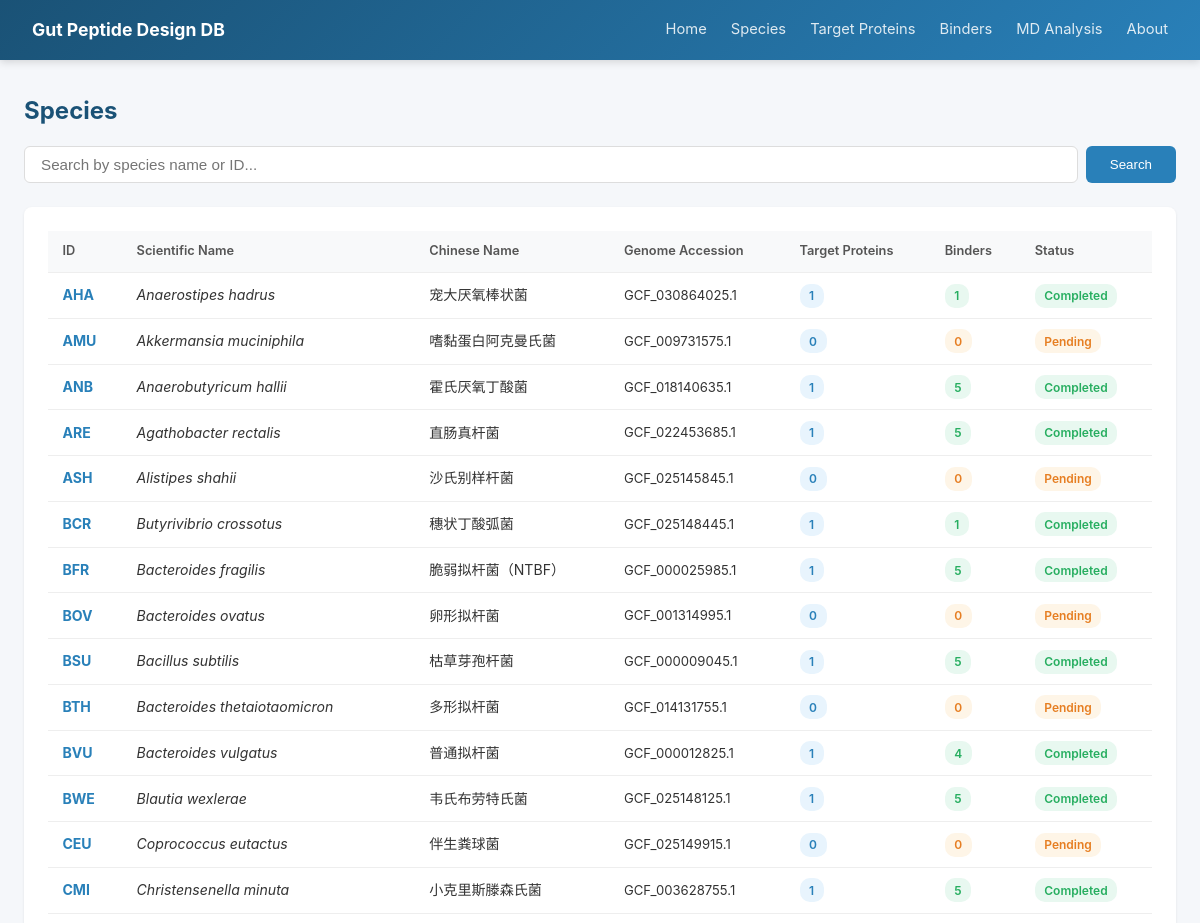
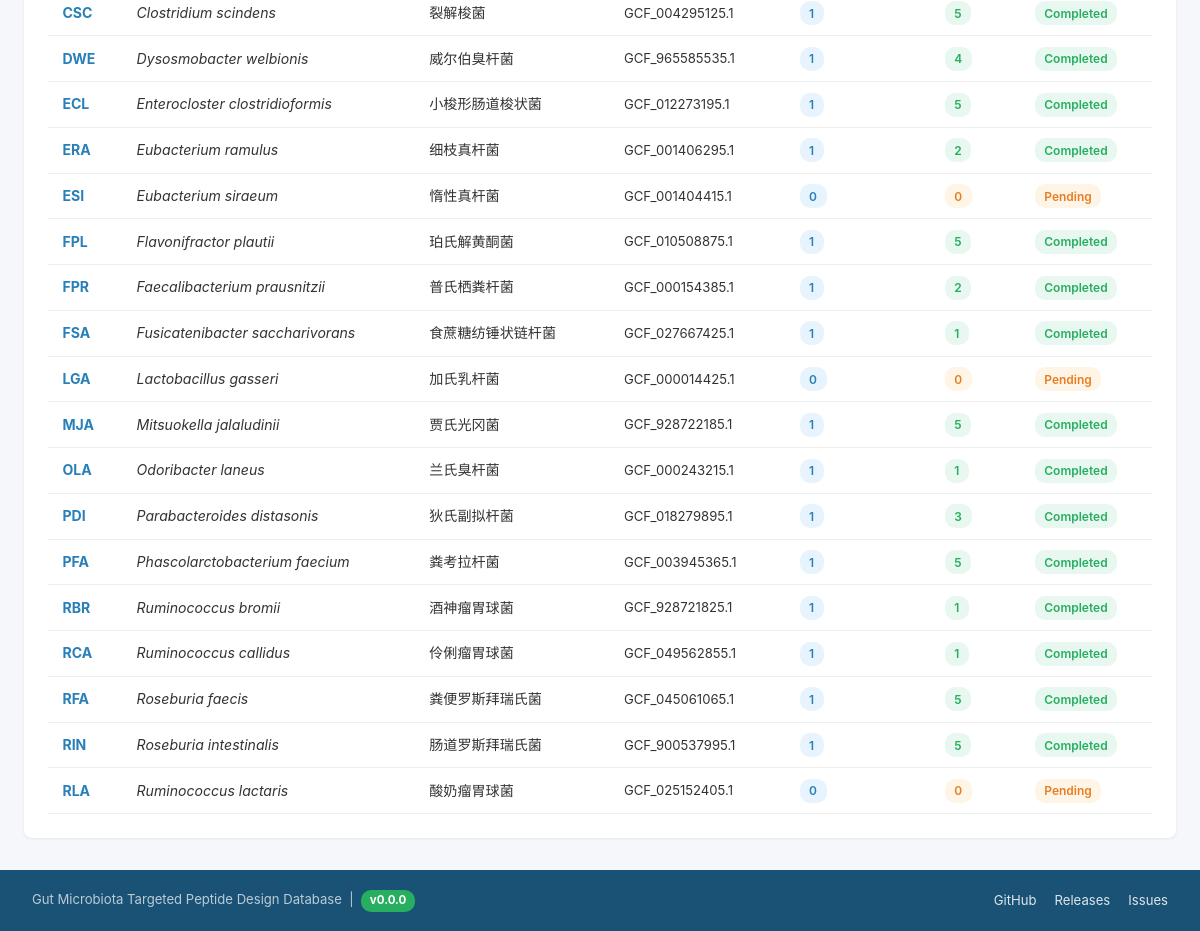
Screenshot of /species with the database file from the repository (2 pictures, top to bottom).
### tables this page shows
CREATE TABLE Species (
        Species_ID      TEXT PRIMARY KEY,
        Scientific_Name TEXT NOT NULL,
        Chinese_Name    TEXT,
        Taxonomy_ID     INTEGER,
        Genome_Accession TEXT,
        Proteome_Source TEXT,
        Notes           TEXT
    );

### app.py (the view)
@app.route('/species')
def species_list():
    db = get_db()
    q = request.args.get('q', '')
    if q:
        rows = db.execute("""
            SELECT s.*,
                   (SELECT COUNT(*) FROM Target_Protein p WHERE p.Species_ID=s.Species_ID) as protein_cnt,
                   (SELECT COUNT(*) FROM Binder b WHERE b.Species_ID=s.Species_ID) as binder_cnt
            FROM Species s WHERE s.Scientific_Name LIKE ? OR s.Chinese_Name LIKE ? OR s.Species_ID LIKE ?
            ORDER BY s.Species_ID
        """, (f'%{q}%',f'%{q}%',f'%{q}%')).fetchall()
    else:
        rows = db.execute("""
            SELECT s.*,
                   (SELECT COUNT(*) FROM Target_Protein p WHERE p.Species_ID=s.Species_ID) as protein_cnt,
                   (SELECT COUNT(*) FROM Binder b WHERE b.Species_ID=s.Species_ID) as binder_cnt
            FROM Species s ORDER BY s.Species_ID
        """).fetchall()
    return render_template('species.html', species=rows, q=q)

### app.py (called while the page is built)
@app.context_processor
def inject_meta():
    return {'DB_VERSION': DB_VERSION, 'REPO_URL': REPO_URL}

def get_db():
    if 'db' not in g:
        g.db = sqlite3.connect(DB_PATH)
        g.db.row_factory = sqlite3.Row
    return g.db

### templates/species.html (shortened to what this page needs)
{% extends "base.html" %}
{% block content %}
<h1>Species</h1>
<div class="search-box">
    <form method="GET" action="/species" style="display:flex; gap:.5rem; width:100%;">
        <input type="text" name="q" value="{{ q }}" placeholder="Search by species name or ID...">
        <button type="submit">Search</button>
    </form>
</div>
<div class="card">
    <table>
        <thead><tr><th>ID</th><th>Scientific Name</th><th>Chinese Name</th><th>Genome Accession</th><th>Target Proteins</th><th>Binders</th><th>Status</th></tr></thead>
        <tbody>
            {% for s in species %}
            <tr>
                <td><a href="/species/{{ s.Species_ID }}"><strong>{{ s.Species_ID }}</strong></a></td>
                <td><em>{{ s.Scientific_Name }}</em></td>
                <td>{{ s.Chinese_Name }}</td>
                <td style="font-size:.82rem;">{{ s.Genome_Accession }}</td>
                <td><span class="badge badge-blue">{{ s.protein_cnt }}</span></td>
                <td>{% if s.binder_cnt > 0 %}<span class="badge badge-green">{{ s.binder_cnt }}</span>{% else %}<span class="badge badge-orange">0</span>{% endif %}</td>
                <td>{% if s.binder_cnt > 0 %}<span class="badge badge-green">Completed</span>{% else %}<span class="badge badge-orange">Pending</span>{% endif %}</td>
            </tr>
            {% endfor %}
        </tbody>
    </table>
</div>
{% endblock %}

### templates/base.html (style rules this page uses)
* { margin:0; padding:0; box-sizing:border-box; }
body { font-family:-apple-system,BlinkMacSystemFont,"Segoe UI","PingFang SC","Microsoft YaHei",sans-serif; background:#f5f7fa; color:#333; line-height:1.6; }
.card { background:white; border-radius:8px; box-shadow:0 1px 3px rgba(0,0,0,.08); padding:1.5rem; margin-bottom:1.5rem; }
table { width:100%; border-collapse:collapse; font-size:.88rem; }
th,td { padding:.65rem .9rem; text-align:left; border-bottom:1px solid #eee; }
th { background:#f8f9fa; font-weight:600; color:#555; font-size:.8rem; }
.search-box { display:flex; gap:.5rem; margin-bottom:1.5rem; }
.search-box input { flex:1; padding:.55rem 1rem; border:1px solid #ddd; border-radius:6px; font-size:.95rem; }
.search-box button { padding:.55rem 1.5rem; background:#2980b9; color:white; border:none; border-radius:6px; cursor:pointer; }
.badge { display:inline-block; padding:.15rem .6rem; border-radius:10px; font-size:.75rem; font-weight:600; }
.badge-blue { background:#e8f4fd; color:#2980b9; }
.badge-green { background:#e8f8f0; color:#27ae60; }
.badge-orange { background:#fef5e7; color:#e67e22; }
h1 { font-size:1.5rem; margin-bottom:1rem; color:#1a5276; }
a { color:#2980b9; text-decoration:none; }

### rows the page displays
Species: Species_ID "AHA", Scientific_Name "Anaerostipes hadrus", Chinese_Name "宠大厌氧棒状菌", Genome_Accession "GCF_030864025.1", protein_cnt "1", binder_cnt "1", shows "Completed"
Species: Species_ID "AMU", Scientific_Name "Akkermansia muciniphila", Chinese_Name "嗜黏蛋白阿克曼氏菌", Genome_Accession "GCF_009731575.1", protein_cnt "0", shows "Pending"
Species: Species_ID "ANB", Scientific_Name "Anaerobutyricum hallii", Chinese_Name "霍氏厌氧丁酸菌", Genome_Accession "GCF_018140635.1", protein_cnt "1", binder_cnt "5", shows "Completed"
Species: Species_ID "ARE", Scientific_Name "Agathobacter rectalis", Chinese_Name "直肠真杆菌", Genome_Accession "GCF_022453685.1", protein_cnt "1", binder_cnt "5", shows "Completed"
Species: Species_ID "ASH", Scientific_Name "Alistipes shahii", Chinese_Name "沙氏别样杆菌", Genome_Accession "GCF_025145845.1", protein_cnt "0", shows "Pending"
Species: Species_ID "BCR", Scientific_Name "Butyrivibrio crossotus", Chinese_Name "穗状丁酸弧菌", Genome_Accession "GCF_025148445.1", protein_cnt "1", binder_cnt "1", shows "Completed"
Species: Species_ID "BFR", Scientific_Name "Bacteroides fragilis", Chinese_Name "脆弱拟杆菌（NTBF）", Genome_Accession "GCF_000025985.1", protein_cnt "1", binder_cnt "5", shows "Completed"
Species: Species_ID "BOV", Scientific_Name "Bacteroides ovatus", Chinese_Name "卵形拟杆菌", Genome_Accession "GCF_001314995.1", protein_cnt "0", shows "Pending"
Species: Species_ID "BSU", Scientific_Name "Bacillus subtilis", Chinese_Name "枯草芽孢杆菌", Genome_Accession "GCF_000009045.1", protein_cnt "1", binder_cnt "5", shows "Completed"
Species: Species_ID "BTH", Scientific_Name "Bacteroides thetaiotaomicron", Chinese_Name "多形拟杆菌", Genome_Accession "GCF_014131755.1", protein_cnt "0", shows "Pending"
Species: Species_ID "BVU", Scientific_Name "Bacteroides vulgatus", Chinese_Name "普通拟杆菌", Genome_Accession "GCF_000012825.1", protein_cnt "1", binder_cnt "4", shows "Completed"
Species: Species_ID "BWE", Scientific_Name "Blautia wexlerae", Chinese_Name "韦氏布劳特氏菌", Genome_Accession "GCF_025148125.1", protein_cnt "1", binder_cnt "5", shows "Completed"
Species: Species_ID "CEU", Scientific_Name "Coprococcus eutactus", Chinese_Name "伴生粪球菌", Genome_Accession "GCF_025149915.1", protein_cnt "0", shows "Pending"
Species: Species_ID "CMI", Scientific_Name "Christensenella minuta", Chinese_Name "小克里斯滕森氏菌", Genome_Accession "GCF_003628755.1", protein_cnt "1", binder_cnt "5", shows "Completed"
Species: Species_ID "CSC", Scientific_Name "Clostridium scindens", Chinese_Name "裂解梭菌", Genome_Accession "GCF_004295125.1", protein_cnt "1", binder_cnt "5", shows "Completed"
Species: Species_ID "DWE", Scientific_Name "Dysosmobacter welbionis", Chinese_Name "威尔伯臭杆菌", Genome_Accession "GCF_965585535.1", protein_cnt "1", binder_cnt "4", shows "Completed"
Species: Species_ID "ECL", Scientific_Name "Enterocloster clostridioformis", Chinese_Name "小梭形肠道梭状菌", Genome_Accession "GCF_012273195.1", protein_cnt "1", binder_cnt "5", shows "Completed"
Species: Species_ID "ERA", Scientific_Name "Eubacterium ramulus", Chinese_Name "细枝真杆菌", Genome_Accession "GCF_001406295.1", protein_cnt "1", binder_cnt "2", shows "Completed"
Species: Species_ID "ESI", Scientific_Name "Eubacterium siraeum", Chinese_Name "惰性真杆菌", Genome_Accession "GCF_001404415.1", protein_cnt "0", shows "Pending"
Species: Species_ID "FPL", Scientific_Name "Flavonifractor plautii", Chinese_Name "珀氏解黄酮菌", Genome_Accession "GCF_010508875.1", protein_cnt "1", binder_cnt "5", shows "Completed"
Species: Species_ID "FPR", Scientific_Name "Faecalibacterium prausnitzii", Chinese_Name "普氏栖粪杆菌", Genome_Accession "GCF_000154385.1", protein_cnt "1", binder_cnt "2", shows "Completed"
Species: Species_ID "FSA", Scientific_Name "Fusicatenibacter saccharivorans", Chinese_Name "食蔗糖纺锤状链杆菌", Genome_Accession "GCF_027667425.1", protein_cnt "1", binder_cnt "1", shows "Completed"
Species: Species_ID "LGA", Scientific_Name "Lactobacillus gasseri", Chinese_Name "加氏乳杆菌", Genome_Accession "GCF_000014425.1", protein_cnt "0", shows "Pending"
Species: Species_ID "MJA", Scientific_Name "Mitsuokella jalaludinii", Chinese_Name "贾氏光冈菌", Genome_Accession "GCF_928722185.1", protein_cnt "1", binder_cnt "5", shows "Completed"
Species: Species_ID "OLA", Scientific_Name "Odoribacter laneus", Chinese_Name "兰氏臭杆菌", Genome_Accession "GCF_000243215.1", protein_cnt "1", binder_cnt "1", shows "Completed"
Species: Species_ID "PDI", Scientific_Name "Parabacteroides distasonis", Chinese_Name "狄氏副拟杆菌", Genome_Accession "GCF_018279895.1", protein_cnt "1", binder_cnt "3", shows "Completed"
Species: Species_ID "PFA", Scientific_Name "Phascolarctobacterium faecium", Chinese_Name "粪考拉杆菌", Genome_Accession "GCF_003945365.1", protein_cnt "1", binder_cnt "5", shows "Completed"
Species: Species_ID "RBR", Scientific_Name "Ruminococcus bromii", Chinese_Name "酒神瘤胃球菌", Genome_Accession "GCF_928721825.1", protein_cnt "1", binder_cnt "1", shows "Completed"
Species: Species_ID "RCA", Scientific_Name "Ruminococcus callidus", Chinese_Name "伶俐瘤胃球菌", Genome_Accession "GCF_049562855.1", protein_cnt "1", binder_cnt "1", shows "Completed"
Species: Species_ID "RFA", Scientific_Name "Roseburia faecis", Chinese_Name "粪便罗斯拜瑞氏菌", Genome_Accession "GCF_045061065.1", protein_cnt "1", binder_cnt "5", shows "Completed"
Species: Species_ID "RIN", Scientific_Name "Roseburia intestinalis", Chinese_Name "肠道罗斯拜瑞氏菌", Genome_Accession "GCF_900537995.1", protein_cnt "1", binder_cnt "5", shows "Completed"
Species: Species_ID "RLA", Scientific_Name "Ruminococcus lactaris", Chinese_Name "酸奶瘤胃球菌", Genome_Accession "GCF_025152405.1", protein_cnt "0", shows "Pending"

### other values shown
{{ DB_VERSION }} "0.0.0"
